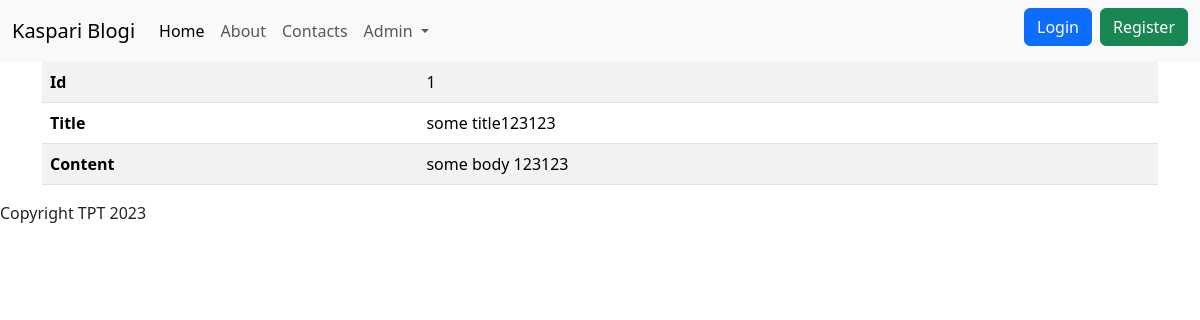
Page /admin/articles/show?id=1 on the committed database.
### tables this page shows
CREATE TABLE "articles"
(
    id    integer
        constraint articles_pk
            primary key autoincrement,
    title text not null,
    body  text
);

### src/Controllers/ArticlesController.php (called while the page is built, shortened)
<?php
class ArticlesController {
    public function show(){
       $article = Article::find($_GET['id']);
       include 'views/articles/show.php';
    }
}

### src/DB.php (called while the page is built, shortened)
<?php
class DB {
    public $conn;
    public function __construct()
    {
        try {
            $this->conn = new PDO("sqlite:db.sqlite");
            $this->conn->setAttribute(PDO::ATTR_ERRMODE, PDO::ERRMODE_EXCEPTION);
        } catch(PDOException $e) {
            echo "Connection failed: " . $e->getMessage();
        }
    }
    public function find($table, $class, $id){
        $stmt = $this->conn->prepare("SELECT * FROM $table WHERE id=$id");
        $stmt->execute();
        $stmt->setFetchMode(PDO::FETCH_CLASS, $class);
        return $stmt->fetch();
    }
}

### src/Models/Model.php (called while the page is built, shortened)
<?php
class Model {
    public static $table;
    public static function find($id){
        $db = new DB();
        return $db->find(static::$table, static::class, $id);
    }
}

### views/articles/show.php (the view)
<?php include 'views/partials/header.php' ?>
    <table class="table table-striped table-hover">
        <tr>
            <th>Id</th>
            <td><?=$article->id?></td>
        </tr>
        <tr>
            <th>Title</th>
            <td><?=$article->title?></td>
        </tr>
        <tr>
            <th>Content</th>
            <td><?=$article->body?></td>
        </tr>
    </table>
<?php include 'views/partials/footer.php' ?>

### rows in the picture
articles: id "1", title "some title123123", body "some body 123123"
